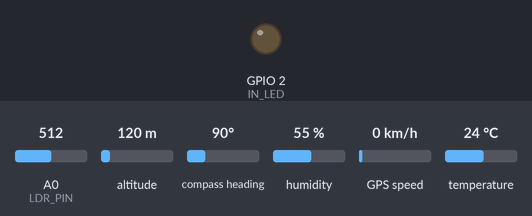
Recording of a sketch running on a simulated ESP8266 (NodeMCU). Shown: output pins drawn as LEDs (lit = HIGH). Dashed ring = blinking. The inputs (shaded band) are chosen by the test bench; at power-on: A0 (LDR_PIN) = 512, altitude 120 m, compass heading 90°, humidity 55 %, GPS speed 0 km/h, temperature 24 °C. WiFi joins after 1.5 s; servers stay silent unless stated; the GPS gets a fix after 3 s at 37.7749, -122.4194 with 8 satellites; no MQTT or app messages arrive unless stated; not simulated (calls return 0 or success): Secret.h.

Above: at 0.1 s.
At 2.8 s:
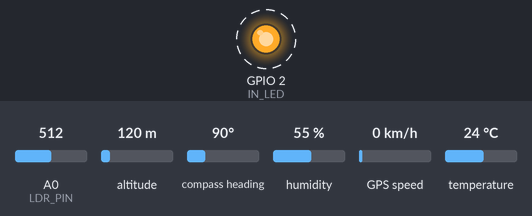
2.9 s: A0 (LDR_PIN) set to 414
6.4 s: A0 (LDR_PIN) set to 384
8.1 s: A0 (LDR_PIN) set to 716
11.6 s: A0 (LDR_PIN) set to 306
Timing chart, 0 to 16.1 s (numbered marks = the images above; inputs shaded):
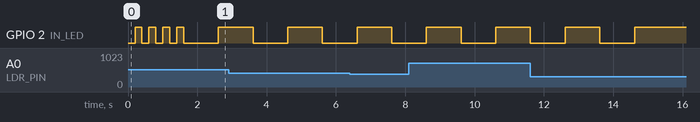

Measured:
- by itself, GPIO 2 (IN_LED): alternates HIGH for 1.0 s and LOW for 1.0 s

The sketch:

ESPcode_noCircular_NOTdone.ino
```cpp
/*
    Embedded program of group Viziduc WireBark 2020 - Final 2nd. sem project

	Check readme.txt before working with this programe!

    GPIO16(WAKE) and RST has to be connected for proper function of this programe!
 */

// LIBRARIES
#include <ESP8266WiFi.h>
#include "Secret.h"                                 // Stores SSID , PSW
#include <DHT.h>                                    // TEM / HUM sensor
#include <PubSubClient.h>                           // MQTT
#include <TinyGPS++.h>                              // GPS
#include <SoftwareSerial.h>                         // GPIO Serial connection
// #include <CircularBuffer.h>                      // Better arrays

// DEFINITIONS
#define DHTPIN 13                                   // <-----
#define DHTTYPE DHT22                               // DHT22(AM2302)
#define LDR_PIN A0                                  // only analog pin on ESP=A0
#define IN_LED 2                                    // on-board LED on ESP=2
#define RXPinGPS 4                                  // <-----
#define TXPinGPS 5                                  // <-----
#define DEEP_SLEEP 10e6                             // in microseconds
#define MQTT_SERVER "broker.hivemq.com"             // <-----  LOCALHOST
#define MQTT_PORT 1883                              // <-----  default
#define ROOT_TOPIC "baaa"                           // Add '/' before device
#define DEVICE_NAME "/sensor1"                      // <-----  original w. '/'

// VARIABLES and CONSTANTS
float temperature, humidity;                        // raw dht data
uint16 light;                                       // light val max 1024
const uint16 light_treshold = 400;                  // minimal value to operate
bool dataToSend = false;                            // flag for data sending
bool maintenanceNeeded = false;                     // flag for maintenance
bool maintenanceMode = false;						// mode flag
// TIMERS (49d. for millis roll-over)
unsigned long lastRecon = 0, timer1 = 0, lastReconnect = 0, interval = 5000;
// ARRAYS for MQTT values
char temp_a[6], hum_a[4], light_a[5];               // char buffers for publish
// -WORK-IN-PROGRESS
struct Storage {
	byte index;                                		// 1 byte
	float temp[25];                                 // 4 * 25 = 100 byte
	float hum[25];                                  // 4 * 25 = 100 byte
	uint16 light[25];                               // 2 * 25 = 50 byte
	double lat[25];                                 // 8 * 25 = 200 byte
	double lon[25];                                 // 8 * 25 = 200 byte
	uint32 date[25];                                // 4 * 25 = 100 byte
	uint32 time[25];                                // 4 * 25 = 100 byte
};                                                  // total == 901 byte
// GPS DATA VARIABLES
double latitude, longitude;
uint32 date_raw, time_raw;
char lat_a[10], lon_a[11];
char date_a[7], time_a[9];
// MQTT TOPIC PATHS
char temp_topic[20], hum_topic[20], light_topic[20];
char lat_topic[20], lon_topic[20];
char date_topic[20], time_topic[20];

// MQTT ASSIGN PATH FUNCTION
void pathAssign(void){
// temperature
	strcpy(temp_topic, ROOT_TOPIC);                   	// Check readme.txt
	strcat(temp_topic, DEVICE_NAME);                 	// Check readme.txt
	strcat(temp_topic, "/temp");
// humidity
	strcpy(hum_topic, ROOT_TOPIC);
	strcat(hum_topic, DEVICE_NAME);
	strcat(hum_topic, "/hum");
// light
	strcpy(light_topic, ROOT_TOPIC);
	strcat(light_topic, DEVICE_NAME);
	strcat(light_topic, "/lux");
// latitude
	strcpy(lat_topic, ROOT_TOPIC);
	strcat(lat_topic, DEVICE_NAME);
	strcat(lat_topic, "/lat");
// longitude
	strcpy(lon_topic, ROOT_TOPIC);
	strcat(lon_topic, DEVICE_NAME);
	strcat(lon_topic, "/lon");
// GPS date
	strcpy(date_topic, ROOT_TOPIC);
	strcat(date_topic, DEVICE_NAME);
	strcat(date_topic, "/date");
// GPS time
	strcpy(time_topic, ROOT_TOPIC);
	strcat(time_topic, DEVICE_NAME);
	strcat(time_topic, "/time");
}

// INITIALIZATIONS

// The TinyGPS++ object
TinyGPSPlus gps;

// The serial connection to the GPS device
SoftwareSerial ss(RXPinGPS, TXPinGPS);

// DHT OBJECT
DHT dht(DHTPIN, DHTTYPE);

// NETWORK SETUP
WiFiClient espClient;

/*Put your SSID & Password*/
const char* ssid = SECRET_SSID;							// Secret.h
const char* password = SECRET_PSW;						// Secret.h

// MQTT SETUP
PubSubClient mqttClient(espClient);

const char* mqtt_user = SECRET_MQTT_USER;
const char* mqtt_psw = SECRET_MQTT_PSW;

// FUNCTIONS
bool measureTemp(void) {                            	// <---------
	temperature = dht.readTemperature();
	/*
	   if isnan read last from buffer and copy it
	 */
	if(isnan(temperature)) {
		return false;
	}else{
		return true;
	}

}

bool measureHum(void) {                             	// <----------
	humidity = dht.readHumidity();
	/*
	   if isnan read last from buffer and copy it
	 */
	if(isnan(humidity)) {
		return false;
	}else{
		return true;
	}

}

bool measureLight(void) {                           	// <----------
	light = analogRead(LDR_PIN);
	/*
	   if isnan or not in interval 0 - 1024 read last from buffer and copy it
	 */
	if(isnan(light) || !(0 <= light && light <= 1024)) {
		return false;
	}else{
		return true;
	}
}

void gpsParser(void) {
	if (ss.available() > 0) {
		gps.encode(ss.read());

		if (gps.location.isUpdated()) {
			latitude = gps.location.lat();
			longitude = gps.location.lng();
		}

		if (gps.date.isUpdated()) {
			date_raw = gps.date.value();
		}

		if (gps.time.isUpdated()) {
			time_raw = gps.time.value();
		}

	}
}

unsigned long blink = 0;
void blinker(void){
	if(millis()>=blink+1000) {
		digitalWrite(IN_LED, !digitalRead(IN_LED));
		blink = millis();
	}
}

// Non-blocking mqtt connection function
boolean reconnect(void) {
	const char* clientId = DEVICE_NAME;
	if (mqttClient.connect(clientId, mqtt_user, mqtt_psw)) {
		sensorACK();
		if(dataToSend) {
			mqttPublish();
		}
	}
	return mqttClient.connected();
}

void mqttPublish(void) {
	dtostrf(temperature, 4, 1, temp_a);                 // Check readme.txt
	dtostrf(humidity, 3, 0, hum_a);
	sprintf(light_a, "%d", light);						// Check readme.txt
	dtostrf(latitude, 9, 6, lat_a);
	dtostrf(longitude, 10, 6, lon_a);
	sprintf(date_a, "%d", date_raw);                    // DDMMYY
	sprintf(time_a, "%d", time_raw);                    // HHMMSSCC
	time_a[strlen(time_a)-2] = '\0';                    // Removes centy-seconds

	mqttClient.publish(temp_topic, temp_a);
	mqttClient.publish(hum_topic, hum_a);
	mqttClient.publish(light_topic, light_a);
	mqttClient.publish(lat_topic, lat_a);
	mqttClient.publish(lon_topic, lon_a);
	mqttClient.publish(date_topic, date_a);
	mqttClient.publish(time_topic, time_a);

	dataToSend = false;
}

void sensorACK(void){									// ACK to ROOT_TOPIC
	char ack_msg[20];
	if(maintenanceNeeded) {
		strcpy(ack_msg, "maintenance");
		strcat(ack_msg, DEVICE_NAME);
		mqttClient.publish(ROOT_TOPIC, ack_msg);
	}else{
		strcpy(ack_msg, "working");
		strcat(ack_msg, DEVICE_NAME);
		mqttClient.publish(ROOT_TOPIC, ack_msg);
	}
}

void dataStorage(void){                             	// <----------!!!

}

void deepSleep(void){									// Erase RAM
	system_deep_sleep_set_option(2);                    // Check readme.txt
	system_deep_sleep(DEEP_SLEEP);
}

void lightSleep(void){
	wifi_set_sleep_type(LIGHT_SLEEP_T);
	delay(DEEP_SLEEP/1000);								// change micro to milli
}

void setup() {
	// IO setup
	pinMode(IN_LED, OUTPUT);
	pinMode(LDR_PIN, INPUT);

	measureLight();
	if(light < light_treshold) {
		deepSleep();
	} else {
					// Check readme.txt
        WiFi.disconnect();                             	// Clears WiFi cache

		// INIT
		pathAssign();                                   // Init topic paths
        //Serial.begin(9600);                           // Only for DEBUG
		ss.begin(9600);                                 // GPS baudrate

		dht.begin();

		// WiFi SETUP
		WiFi.mode(WIFI_STA);                            // WiFi as station (NOT AP)
		WiFi.setSleepMode(WIFI_NONE_SLEEP);             // Full power, prevents random disconnects

		WiFi.begin(ssid, password);
		wifi_station_set_auto_connect(true);
		byte connectionAttemps = 0;
		while (WiFi.status() != WL_CONNECTED) {
			delay(200);
			digitalWrite(IN_LED, !digitalRead(IN_LED));
			connectionAttemps++;
			if (connectionAttemps >= 20) {
				break;                                          // Continue without network
			}
		}

		digitalWrite(IN_LED, HIGH);                     // Anti-logic

		mqttClient.setServer(MQTT_SERVER, MQTT_PORT);

		// data filler and maintenance invoker
		if (measureTemp() == false) {maintenanceNeeded=true;}
		if (measureHum() == false) {maintenanceNeeded=true;}
		if (measureLight() == false) {maintenanceNeeded=true;}

	}
}

void loop() {
	if(light >= light_treshold && maintenanceMode == false) {
		// M Q T T  H A N D L E R
		if (!mqttClient.connected()) {			// Loss of connection
			if (millis() >= lastReconnect + 2000) {   // reconnectInterval
				lastReconnect = millis();
				if (reconnect()) {         			// Try reconnect
					lastReconnect = 0;                                  // Succesfull reconection
				}
			}
		} else {                                            // Connected-keep MQTT alive
			mqttClient.loop();
		}

		// C O D E  P A R T
		if(WiFi.status() == WL_CONNECTED && mqttClient.connected() && maintenanceNeeded) {
			maintenanceMode = true;
		}

		// M E A S U R E M E N T S  5  M i n (TESTING SET FOR 5 SEC)
		if (millis() >= timer1 + interval) {
			measureTemp();
			measureHum();
			measureLight();

			if(WiFi.status() == WL_CONNECTED && mqttClient.connected()) {
				mqttPublish();
			}else{
				// dataStorage();                           // <----- ! ! !
				delay(10);
			}
			timer1 = millis();
		}

		gpsParser();                                        // Funnel data to GPS obj
		blinker();                                          // Debug

	}else{
		sensorACK();
		mqttClient.publish(ROOT_TOPIC, "sleep we go");
		delay(100);
		/*If arrays are empty (or only 1) deepSleep*/
		// deepSleep();
		lightSleep();
	}

}
```
